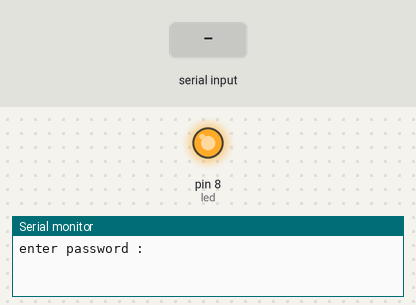
This sketch was run on a simulated Arduino Uno, built with avr-gcc and run on an emulated ATmega328P. Shown: output pins drawn as LEDs (lit = HIGH), the last lines printed to the serial monitor. Dashed ring = blinking. The test bench sets the inputs (shaded band).

Above: at 1.2 s.
1.3 s: "1" received over Serial
4.3 s: "2" received over Serial
At 9.2 s:
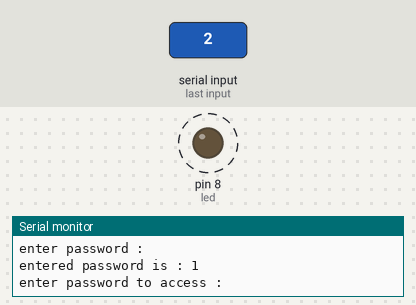
Timing chart, 0 to 11.8 s (numbered marks = the images above; inputs shaded):
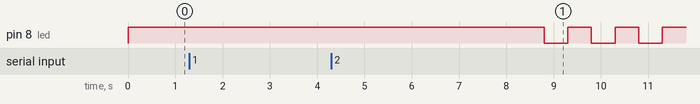

The sketch:

golden_trophy.ino
```cpp
const int led = 8;
String password="";
String encryptedpass="";
int check = 0  , counter = 0;
void setup( )
{
 pinMode(led, OUTPUT);

 Serial.begin(9600); // Adjust speed of serial monitor
 Serial.println("enter password : " );
}

void loop( ) {

 if(Serial.available()>0) {
   password=Serial.readString();
   Serial.println("entered password is : " + password);

   Serial.println("enter password to access : ");
   encryptedpass=Serial.readString();
 }
   for(int i = 0 ; i<password.length() ; i++)
   {
    if(encryptedpass[i]-password[i] == 1)
    {
      check++;
    }
    }
    if(check == password.length())
    {
      counter ++;
      digitalWrite(led,1);
      delay(3000);
      }

      else
      {
        digitalWrite(led , 1);
        delay(500);
        digitalWrite(led , 0);
        delay(500);
        digitalWrite(led , 1);
        delay(500);
        digitalWrite(led , 0);
        delay(500);
        digitalWrite(led , 1);
        delay(500);
        digitalWrite(led , 0);
        delay(500);
      }
}
```
